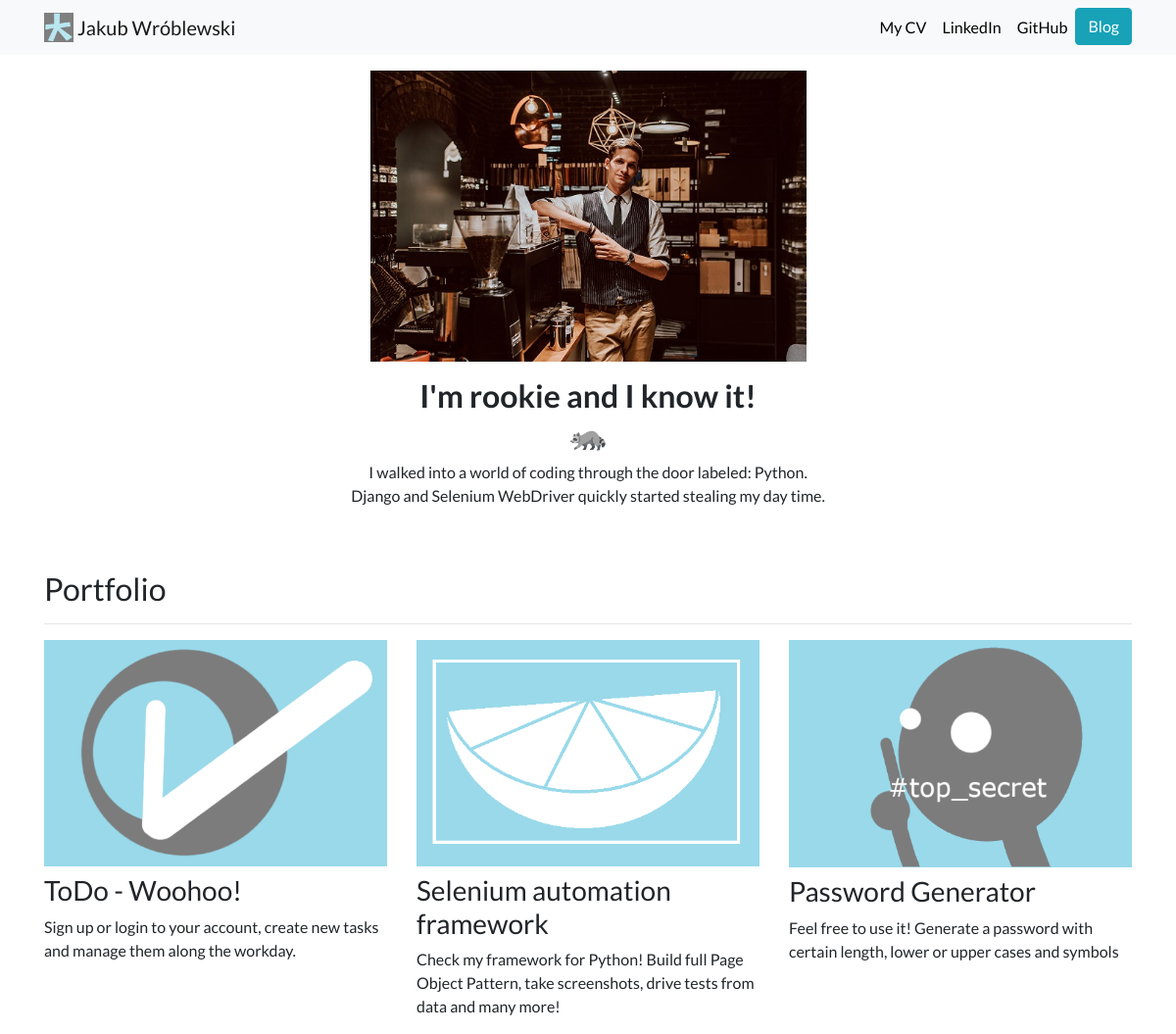
The page / on the database its author committed.
### portfolio_app/models.py (models this page shows, shortened)
class PortfolioProject(models.Model):
    title = models.CharField(max_length=100)
    description = models.CharField(max_length=250)
    image = models.ImageField(upload_to='portfolio/pictures/')
    url = models.URLField(blank=True)

### portfolio_app/views.py (the view)
# urls.py: 2. Add a URL to urlpatterns:  path('', views.home, name='home')
def home(request):
    projects = PortfolioProject.objects.all()
    return render(request, 'portfolio_app/home.html', {'projects':projects})

### portfolio_app/templates/portfolio_app/home.html
{% extends 'portfolio_app/base.html' %}
{% block content %}
{% load static %}
<div class="row justify-content-center my-3">
  <div class="col-5">
    <img src="{% static 'portfolio_app/euforma-112.jpg' %}" class="img-fluid">
  </div>
</div>
<div class="row justify-content-center mb-3">
  <div class="col-md-8 text-center">
    <h1 id="hometext" class="font-weight-bold">I'm rookie and I know it!<br>🦝</h1>
  </div>
  <div class="col-md-8 text-center">
    <p>I walked into a world of coding through the door labeled: Python.<br>Django and Selenium WebDriver quickly started stealing my day time.<p>
  </div>
</div>
<h2 class="mt-5">Portfolio</h2>
<hr>
<div class="row">
  {% for project in projects %}
  <div class="col-lg-4 col-md-6">
    {% if project.url %}
    <a href="{{ project.url }}" target="_blank">
      <img src="{{ project.image.url }}" class="img-fluid mb-2">
    </a>
    {% else %}
    <img src="{{ project.image.url }}" class="img-fluid mb-2">
    {% endif %}
    <h3>{{ project.title }}</h3>
    <p>{{ project.description }}</p>
  </div>
  {% endfor %}
</div>
{% endblock %}

### portfolio_app/static/portfolio_app/custom.css (style rules this page uses)
body { font-family: 'Lato', sans-serif; }
@media (min-width: 992px) { #hometext { font-size: 2rem; } }

### rows shown on the page
PortfolioProject: image (picture), title "ToDo - Woohoo!", description "Sign up or login to your account, create new tasks and manage them along the workday."
PortfolioProject: image (picture), title "Selenium automation framework", description "Check my framework for Python! Build full Page Object Pattern, take screenshots, drive tests from data and many more!"
PortfolioProject: image (picture), title "Password Generator", description "Feel free to use it! Generate a password with certain length, lower or upper cases and symbols"
